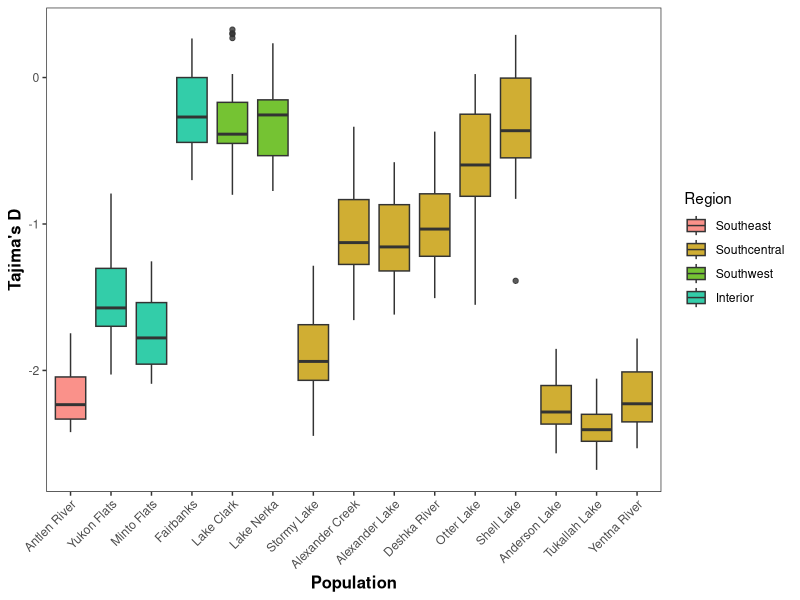
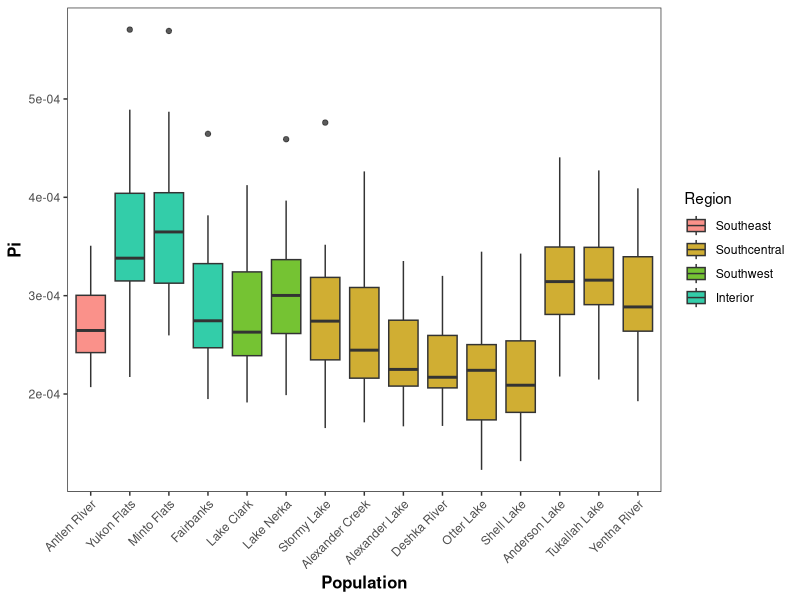
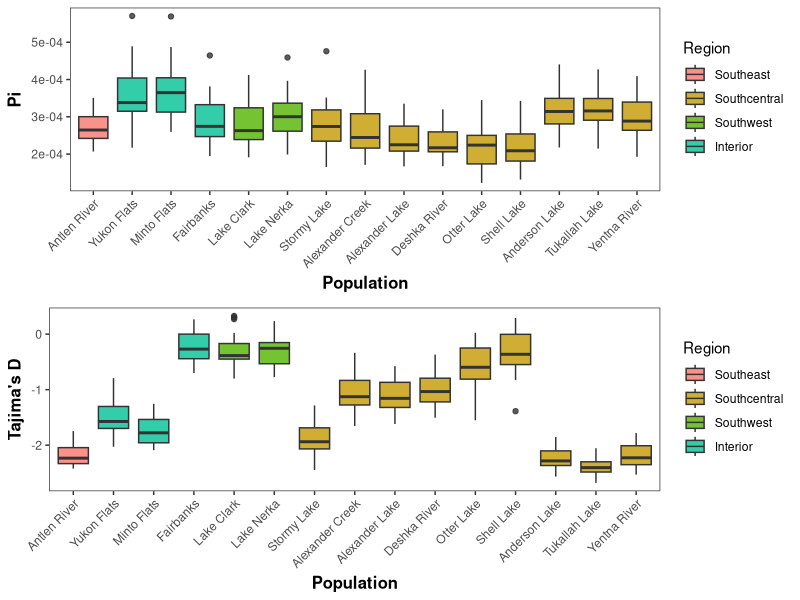
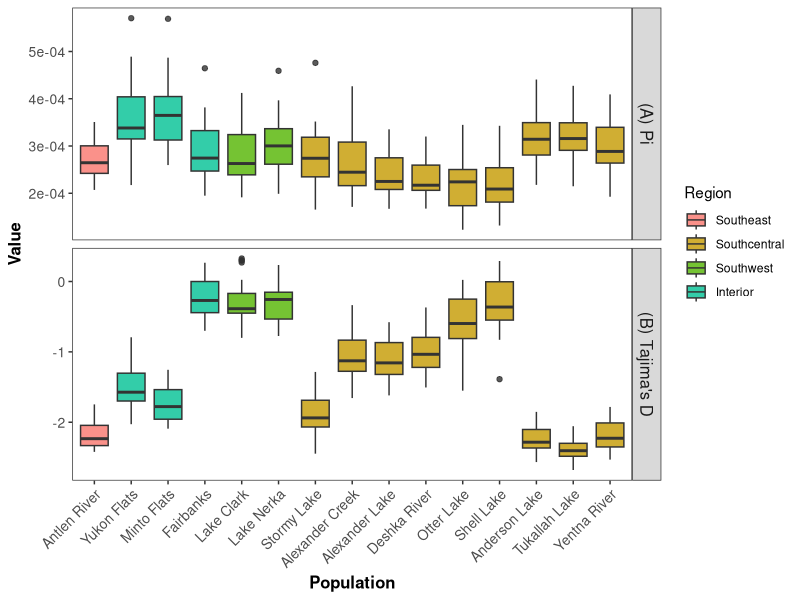
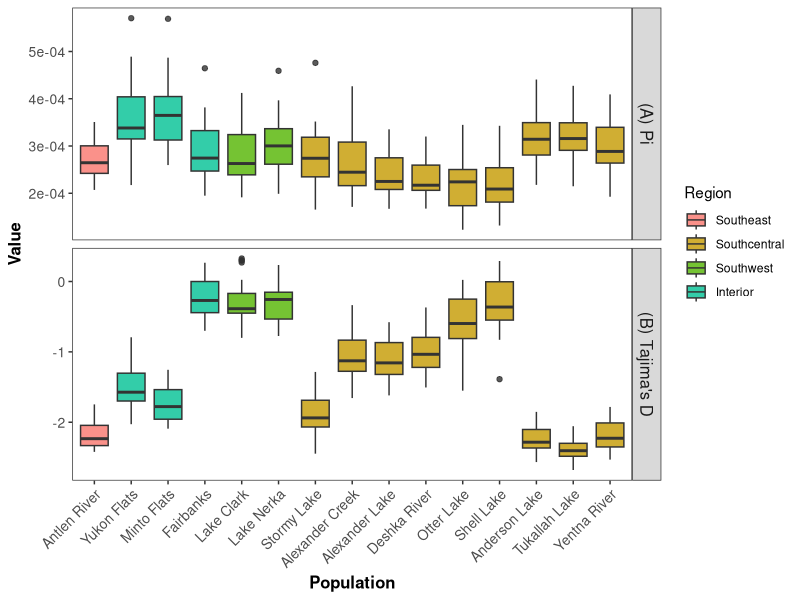

Write the R code that produced these figures, in order.
## ---- chunk 1
knitr::opts_chunk$set(echo = TRUE, warning=FALSE, message=FALSE)
## ---- chunk 2
library(tidyverse)
library(ggpubr)
## ---- chunk 3
dat<-read_tsv("stats/pike_TajD_Watterson_sheet2.txt")
dat
## ---- chunk 4
unique(dat$Population)
## ---- chunk 5
unique(dat$group)
## ---- chunk 6
df<-dat
df$Population<-factor(dat$Population, levels=c("Antlen River","Yukon Flats","Minto Flats","Fairbanks",
                                               "Lake Clark","Lake Nerka","Stormy Lake","Tiny Lake",
                                               "Alexander Creek","Alexander Lake","Deshka River",
                                               "Otter Lake","Shell Lake", "Anderson Lake","Bulchitna Lake",
                                               "Tukallah Lake","Yentna River"))

df$Region<-factor(dat$group, levels=c("Southeast","Southcentral","Southwest","Interior","Northwest","North",
  "Midwest"))
## ---- chunk 7
d<-ggplot(df) +
  geom_boxplot(aes(x=Population, y=`Tajima's D`, fill=Region), alpha=0.8) +
  theme_bw() +
  theme(panel.grid=element_blank()) +
  theme(axis.text.x = element_text(angle=45, vjust=1, hjust=1)) +
  ylab("Tajima's D") +
  theme(axis.title = element_text(size=12, face="bold")) +
  scale_fill_manual(values=c("#F8766D","#C49A00","#53B400","#00C094","#00B6EB","#A58AFF",
                             "#FB61D7"))
d
## ---- chunk 8
pi<-ggplot(df) +
  geom_boxplot(aes(x=Population, y=Pi, fill=Region), alpha=0.8) +
  theme_bw() +
  theme(panel.grid=element_blank()) +
  theme(axis.text.x = element_text(angle=45, vjust=1, hjust=1)) +
  ylab("Pi") +
  theme(axis.title = element_text(size=12, face="bold")) +
  scale_fill_manual(values=c("#F8766D","#C49A00","#53B400","#00C094","#00B6EB","#A58AFF",
                             "#FB61D7"))
pi
## ---- chunk 9
ggarrange(pi,d, ncol=1)
## ---- chunk 10
df2<-df %>% select(Population, Region, `Tajima's D`, Pi) %>%
  gather(key=Statistic, value=Value, 3:4)

df2
## ---- chunk 11
supp <- c("(A) Pi","(B) Tajima's D")
names(supp) <- c("Pi", "Tajima's D")
## ---- chunk 12
plot<-ggplot(df2) +
  geom_boxplot(aes(x=Population, y=Value, fill=Region), alpha=0.8) +
  theme_bw() +
  theme(panel.grid=element_blank()) +
  theme(axis.text.x = element_text(angle=45, vjust=1, hjust=1)) +
  theme(axis.title = element_text(size=12, face="bold")) +
  scale_fill_manual(values=c("#F8766D","#C49A00","#53B400","#00C094","#00B6EB","#A58AFF",
                             "#FB61D7")) +
  facet_grid(Statistic~., scales="free_y", labeller = labeller(Statistic=supp)) +
  theme(strip.text.y = element_text(size=12)) +
  theme(axis.text = element_text(size=10))
plot

ggsave("outputs/1700/Figure 2.jpeg", width = 11, height=6)
